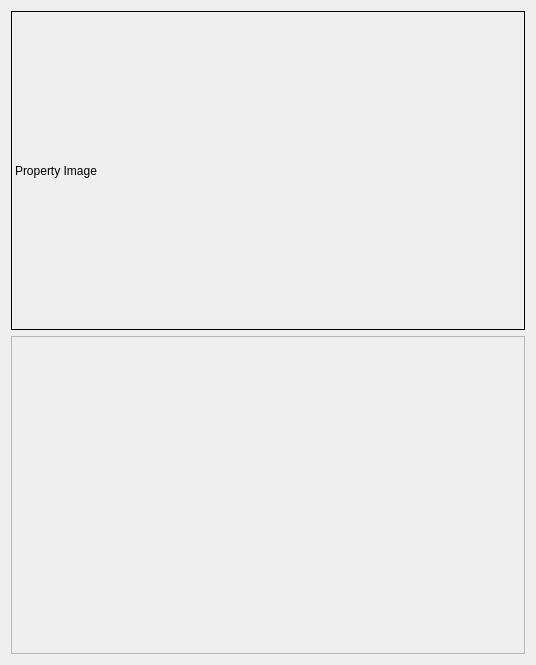
<?xml version="1.0" encoding="UTF-8"?>
<ui version="4.0">
 <class>PropertyDetailWidget</class>
 <widget class="QWidget" name="PropertyDetailWidget">
  <property name="geometry">
   <rect>
    <x>0</x>
    <y>0</y>
    <width>536</width>
    <height>665</height>
   </rect>
  </property>
  <property name="windowTitle">
   <string>Form</string>
  </property>
  <layout class="QVBoxLayout" name="verticalLayout" stretch="1,1">
   <item>
    <widget class="QLabel" name="PropertyImageLabel">
     <property name="frameShape">
      <enum>QFrame::Shape::Box</enum>
     </property>
     <property name="text">
      <string>Property Image</string>
     </property>
    </widget>
   </item>
   <item>
    <widget class="QScrollArea" name="PropertyDetailScrollArea">
     <property name="widgetResizable">
      <bool>true</bool>
     </property>
     <widget class="QWidget" name="PropertyDetailScrollAreaWidgetContents">
      <property name="geometry">
       <rect>
        <x>0</x>
        <y>0</y>
        <width>516</width>
        <height>318</height>
       </rect>
      </property>
      <layout class="QVBoxLayout" name="verticalLayout_14">
       <item>
        <layout class="QVBoxLayout" name="PropertyDetailVerticalLayout"/>
       </item>
      </layout>
     </widget>
    </widget>
   </item>
  </layout>
 </widget>
 <resources/>
 <connections/>
</ui>
